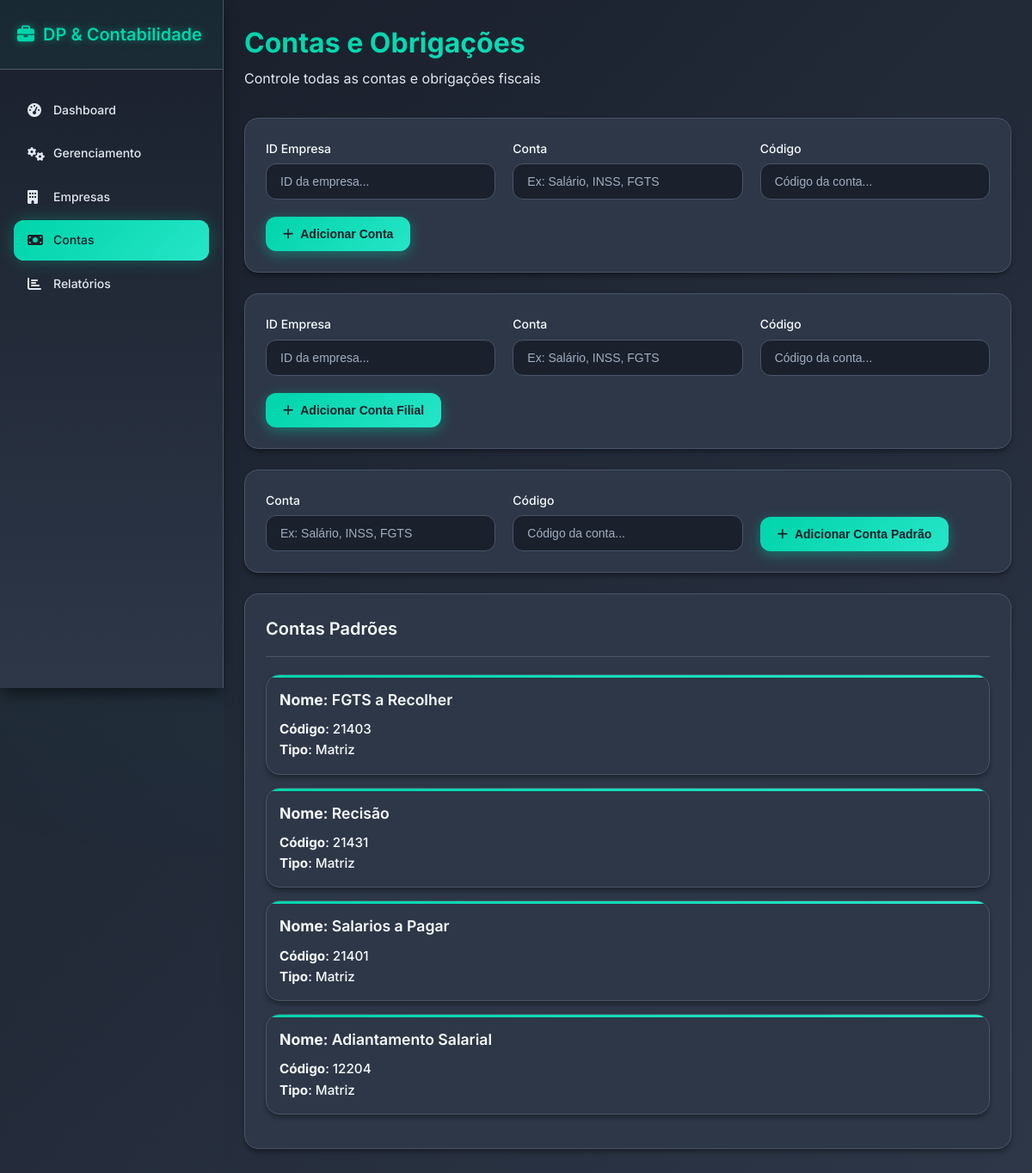
The page /contas on the database as committed earlier.
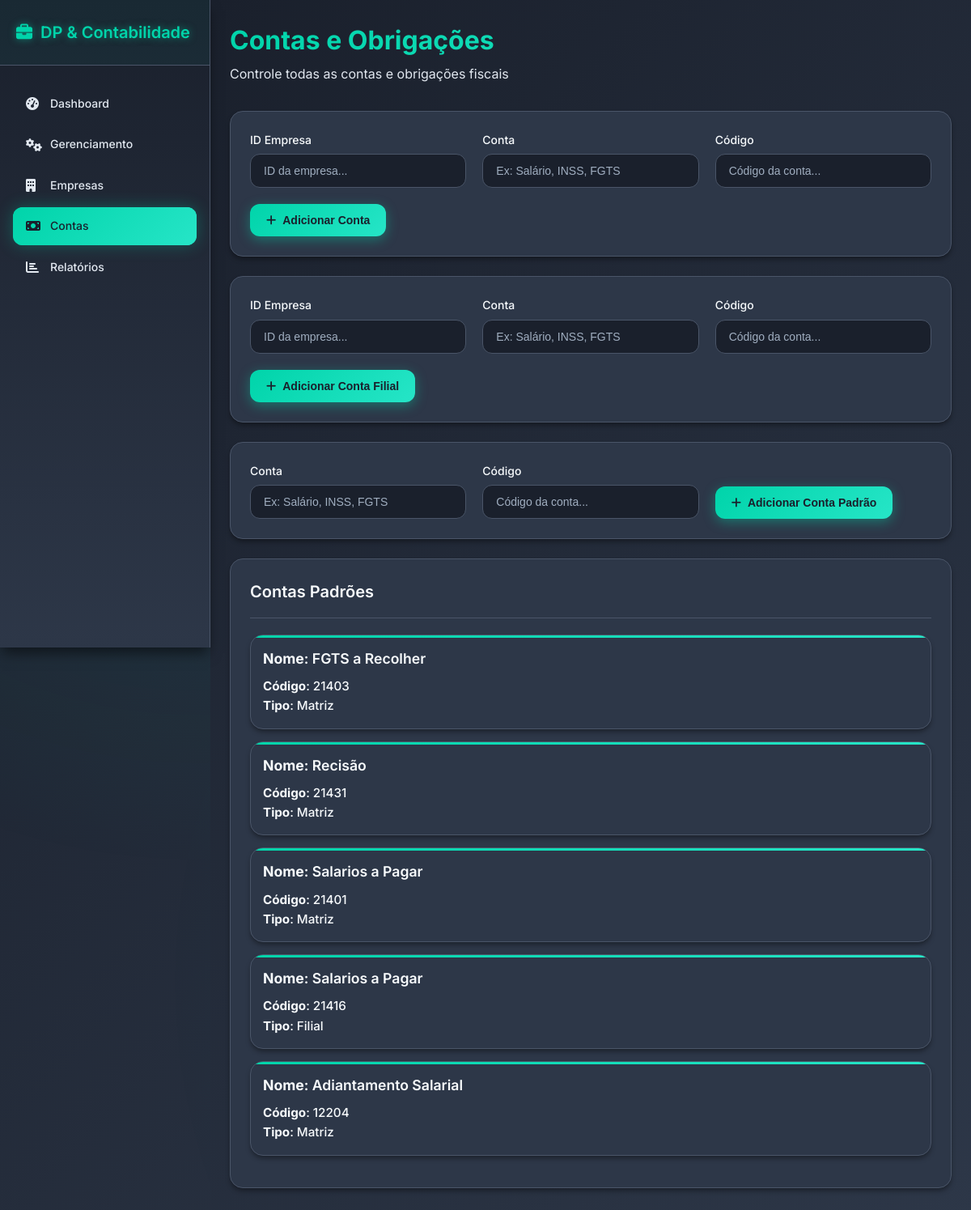
The same page on the database as committed later.
### tables this page shows
CREATE TABLE contas_modelos (
    id INTEGER PRIMARY KEY AUTOINCREMENT ,
    conta_nome VARCHAR(100) DEFAULT "RANDOM",
    conta_codigo VARCHAR(100) NOT NULL,
    conta_tipo VARCHAR(20) DEFAULT "MATRIZ"
    );

### routes/contas.py (the view)
@contas_bp.route("/contas", methods=["GET"])
def return_page():
    contas = Contas.retornar_contas()
    return render_template("contas.html", aba="contas", contas=contas)

### utils/db_comands.py (called while the page is built)
def execute_command(command, value=None):
    conn = sqlite3.connect(CAMINHO_DB)
    conn.row_factory = sqlite3.Row
    cursor = conn.cursor()
    if value is None:
        cursor.execute(command)
    else:
        cursor.execute(command, value)
    conn.commit()
    if command.strip().upper().startswith("SELECT"):
        rows = cursor.fetchall()
        return [dict(row) for row in rows]
    else:
        return cursor.lastrowid

### utils/func_contas.py (called while the page is built)
    @staticmethod
    def retornar_contas():
        contas = execute_command("SELECT * FROM contas_modelos")
        return contas

### templates/contas.html (shortened to what this page needs)
{% extends "base.html" %}
{% block content %}
<section id="contas" class="tab-content active">
  <div class="page-header">
    <h1>Contas e Obrigações</h1>
    <p>Controle todas as contas e obrigações fiscais</p>
  </div>
  <div class="content-card">
    <form id="contaForm" class="form-grid">
      <div class="form-group">
        <label for="idEmpresa">ID Empresa</label>
        <input type="text" id="idEmpresa" name="id_empresa" placeholder="ID da empresa..." required>
      </div>
      <div class="form-group">
        <label for="contaDesc">Conta</label>
        <input type="text" id="contaDesc" placeholder="Ex: Salário, INSS, FGTS" required>
      </div>
      <div class="form-group">
        <label for="contaDesc">Código</label>
        <input type="text" id="contaDesc" placeholder="Código da conta..." required>
      </div>
      <div class="form-actions">
        <button type="submit" class="btn btn-primary">
          <i class="fas fa-plus"></i> Adicionar Conta
        </button>
      </div>
    </form>
  </div>
  <div class="content-card">
    <form id="contaForm" class="form-grid">
      <div class="form-group">
        <label for="idEmpresa">ID Empresa</label>
        <input type="text" id="idEmpresa" name="id_empresa" placeholder="ID da empresa..." required>
      </div>
      <div class="form-group">
        <label for="contaDesc">Conta</label>
        <input type="text" id="contaDesc" placeholder="Ex: Salário, INSS, FGTS" required>
      </div>
      <div class="form-group">
        <label for="contaDesc">Código</label>
        <input type="text" id="contaDesc" placeholder="Código da conta..." required>
      </div>
      <div class="form-actions">
        <button type="submit" class="btn btn-primary">
          <i class="fas fa-plus"></i> Adicionar Conta Filial
        </button>
      </div>
    </form>
  </div>
  <div class="content-card">
    <form id="contaForm" class="form-grid">
      <div class="form-group">
        <label for="contaDesc">Conta</label>
        <input type="text" id="contaDesc" placeholder="Ex: Salário, INSS, FGTS" required>
      </div>
      <div class="form-group">
        <label for="contaDesc">Código</label>
        <input type="text" id="contaDesc" placeholder="Código da conta..." required>
      </div>
      <div class="form-actions">
        <button type="submit" class="btn btn-primary">
          <i class="fas fa-plus"></i> Adicionar Conta Padrão
        </button>
      </div>
    </form>
  </div>
  <div class="content-card">
    <div class="card-header">
      <h3>Contas Padrões</h3>
    </div>
    <ul id="contaLista">
      {% if contas %}
        {% for conta in contas %}
          <li class="empresa-item">
            <div class="empresa-header">
              <strong class="empresa-nome"><strong>Nome</strong>: {{ conta.conta_nome }}</strong>
            </div>
            <div class="empresa-details">
              <span class="empresa-cnpj"><strong>Código</strong>: {{ conta.conta_codigo }}</span>
            </div>
            <div class="empresa-details">
              <span class="empresa-cnpj"><strong>Tipo</strong>: {{ conta.conta_tipo}}</span>
            </div>
          </li>
        {% endfor %}
      {% else %}
        <li>Nenhuma conta registrada ainda.</li>
      {% endif %}
    </ul>
  </div>
</section>
{% endblock %}

### templates/base.html (shortened to what this page needs)
<!DOCTYPE html>
<html lang="pt-BR">
<head>
  <link rel="stylesheet" href="{{ url_for('static', filename='style.css') }}">
  <link rel="stylesheet" href="https://cdnjs.cloudflare.com/ajax/libs/font-awesome/6.4.2/css/all.min.css">
</head>
<body>
  <div class="app-container">
    <nav class="sidebar">
      <div class="sidebar-header">
        <h2><i class="fas fa-briefcase"></i> DP & Contabilidade</h2>
      </div>
      <ul class="nav-menu">
        <li class="nav-item {% if aba == 'dashboard' %}active{% endif %}">
          <a href="{{ url_for('dashboard.return_dashboard') }}"><i class="fas fa-tachometer-alt"></i> Dashboard</a>
        </li>
        <li class="nav-item {% if aba == 'gerenciamento' %}active{% endif %}">
          <a href="{{ url_for('gerenciamento.return_page') }}"><i class="fas fa-cogs"></i> Gerenciamento</a>
        </li>
        <li class="nav-item {% if aba == 'empresas' %}active{% endif %}">
          <a href="{{ url_for('empresas.return_page') }}"><i class="fas fa-building"></i> Empresas</a>
        </li>
        <li class="nav-item {% if aba == 'contas' %}active{% endif %}">
          <a href="{{ url_for('contas.return_page') }}"><i class="fas fa-money-bill"></i> Contas</a>
        </li>
        <li class="nav-item {% if aba == 'relatorios' %}active{% endif %}">
          <a href="{{ url_for('relatorios.return_page') }}"><i class="fas fa-chart-bar"></i> Relatórios</a>
        </li>
      </ul>
    </nav>
    <main class="main-content">
      {% block content %}{% endblock %}
    </main>
  </div>
</body>
</html>

Rows that differ between the two databases and show on the page:
added contas_modelos: conta_nome "Salarios a Pagar", conta_codigo "21416", conta_tipo "Filial"
